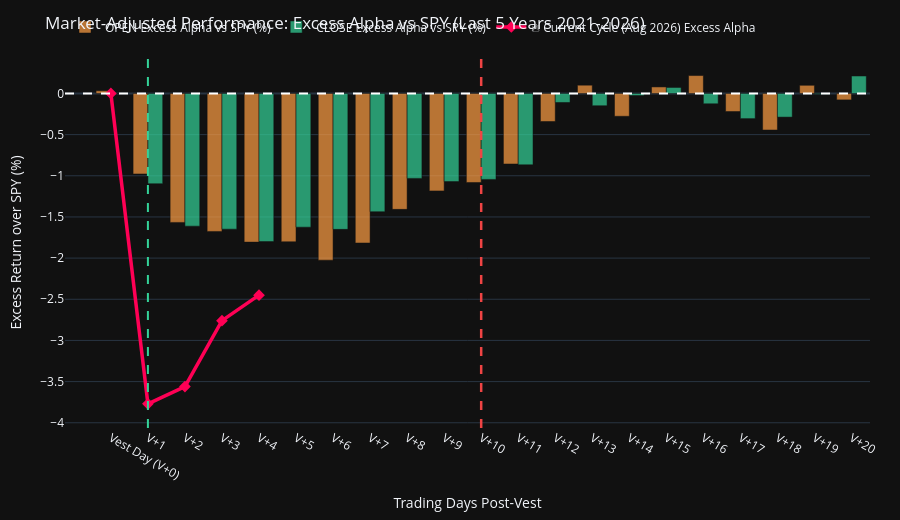

Notebook code cell kept with this figure:
### Markdown cell above
## 6. Market-Adjusted Performance (Excess Alpha vs SPY)

To isolate META's stock-specific post-vest behavior from broader market trends, we compute the excess return over the S&P 500 (SPY) for each trading day. We overlay the **Current Vest Cycle (Aug 2026)** excess return in magenta.

### Code cell
# Excess Alpha vs SPY Chart with Current Cycle Overlay
days_d = results_data['last5y']['summary_days']
days_x = [d['day_label'] for d in days_d]
o_ex = [d['open_excess_spy'] for d in days_d]
c_ex = [d['close_excess_spy'] for d in days_d]

fig_excess = go.Figure()

fig_excess.add_trace(go.Bar(
    x=days_x, y=o_ex,
    name='OPEN Excess Alpha vs SPY (%)',
    marker=dict(color='rgba(255, 159, 67, 0.7)')
))

fig_excess.add_trace(go.Bar(
    x=days_x, y=c_ex,
    name='CLOSE Excess Alpha vs SPY (%)',
    marker=dict(color='rgba(52, 211, 153, 0.7)')
))

cur_cycle = results_data.get('current_vest_cycle')
if cur_cycle:
    cur_x = [d['day_label'] for d in cur_cycle['days']]
    cur_ex = [d['excess_close'] for d in cur_cycle['days']]
    fig_excess.add_trace(go.Scatter(
        x=cur_x, y=cur_ex, mode='lines+markers',
        name='🔥 Current Cycle (Aug 2026) Excess Alpha',
        line=dict(color='#ff0055', width=3.5),
        marker=dict(size=9, symbol='diamond', color='#ff0055')
    ))

fig_excess.add_shape(type="line", x0="V+1", x1="V+1", y0=0, y1=1, yref="paper",
                     line=dict(color="#34d399", width=2, dash="dash"))
fig_excess.add_shape(type="line", x0="V+10", x1="V+10", y0=0, y1=1, yref="paper",
                     line=dict(color="#ef4444", width=2.5, dash="dash"))
fig_excess.add_hline(y=0, line_dash="dash", line_color="white")

fig_excess.update_layout(
    title="Market-Adjusted Performance: Excess Alpha vs SPY (Last 5 Years 2021-2026)",
    xaxis_title="Trading Days Post-Vest",
    yaxis_title="Excess Return over SPY (%)",
    barmode="group",
    template="plotly_dark",
    height=520,
    margin=dict(t=50, r=30, l=65, b=50),
    legend=dict(orientation="h", y=1.12, x=0)
)
fig_excess.show()

### Figure 1 — Plotly figure (JSON) as saved in the notebook; plotly's stock layout.template omitted (floating-point values rounded to 4 significant figures)
{"data": [{"marker": {"color": "rgba(255, 159, 67, 0.7)"}, "name": "OPEN Excess Alpha vs SPY (%)", "type": "bar", "x": ["Vest Day (V+0)", "V+1", "V+2", "V+3", "V+4", "V+5", "V+6", "V+7", "V+8", "V+9", "V+10", "V+11", "V+12", "V+13", "V+14", "V+15", "V+16", "V+17", "V+18", "V+19", "V+20"], "y": [0.03264, -0.9778, -1.566, -1.676, -1.806, -1.802, -2.025, -1.816, -1.408, -1.184, -1.081, -0.8567, -0.3406, 0.1002, -0.2772, 0.07894, 0.2173, -0.2196, -0.444, 0.09885, -0.07831]}, {"marker": {"color": "rgba(52, 211, 153, 0.7)"}, "name": "CLOSE Excess Alpha vs SPY (%)", "type": "bar", "x": ["Vest Day (V+0)", "V+1", "V+2", "V+3", "V+4", "V+5", "V+6", "V+7", "V+8", "V+9", "V+10", "V+11", "V+12", "V+13", "V+14", "V+15", "V+16", "V+17", "V+18", "V+19", "V+20"], "y": [0.0, -1.096, -1.612, -1.649, -1.8, -1.624, -1.651, -1.436, -1.032, -1.071, -1.044, -0.8668, -0.1096, -0.1492, -0.02568, 0.07265, -0.1255, -0.3058, -0.2874, -0.008776, 0.2119]}, {"line": {"color": "#ff0055", "width": 3.5}, "marker": {"color": "#ff0055", "size": 9, "symbol": "diamond"}, "mode": "lines+markers", "name": "🔥 Current Cycle (Aug 2026) Excess Alpha", "type": "scatter", "x": ["Vest Day (V+0)", "V+1", "V+2", "V+3", "V+4"], "y": [0.0, -3.77, -3.56, -2.76, -2.45]}], "layout": {"barmode": "group", "height": 520, "legend": {"orientation": "h", "x": 0, "y": 1.12}, "margin": {"b": 50, "l": 65, "r": 30, "t": 50}, "shapes": [{"line": {"color": "#34d399", "dash": "dash", "width": 2}, "type": "line", "x0": "V+1", "x1": "V+1", "y0": 0, "y1": 1, "yref": "paper"}, {"line": {"color": "#ef4444", "dash": "dash", "width": 2.5}, "type": "line", "x0": "V+10", "x1": "V+10", "y0": 0, "y1": 1, "yref": "paper"}, {"line": {"color": "white", "dash": "dash"}, "type": "line", "x0": 0, "x1": 1, "xref": "x domain", "y0": 0, "y1": 0, "yref": "y"}], "title": {"text": "Market-Adjusted Performance: Excess Alpha vs SPY (Last 5 Years 2021-2026)"}, "xaxis": {"title": {"text": "Trading Days Post-Vest"}}, "yaxis": {"title": {"text": "Excess Return over SPY (%)"}}}}
